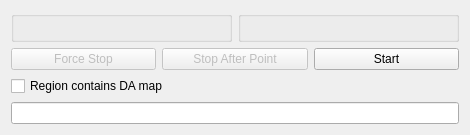
<?xml version="1.0" encoding="UTF-8"?>
<ui version="4.0">
 <class>Form</class>
 <widget class="QWidget" name="Form">
  <property name="geometry">
   <rect>
    <x>0</x>
    <y>0</y>
    <width>470</width>
    <height>122</height>
   </rect>
  </property>
  <property name="windowTitle">
   <string>Setup Scan Axes</string>
  </property>
  <layout class="QVBoxLayout" name="verticalLayout">
   <item>
    <layout class="QHBoxLayout" name="horizontalLayout_4">
     <item>
      <widget class="SingleMotorSetup" name="motor1"/>
     </item>
     <item>
      <widget class="SingleMotorSetup" name="motor2"/>
     </item>
    </layout>
   </item>
   <item>
    <layout class="QHBoxLayout" name="horizontalLayout_3">
     <item>
      <widget class="QPushButton" name="stop_btn">
       <property name="enabled">
        <bool>false</bool>
       </property>
       <property name="text">
        <string>Force Stop</string>
       </property>
      </widget>
     </item>
     <item>
      <widget class="QPushButton" name="stop_point_btn">
       <property name="enabled">
        <bool>false</bool>
       </property>
       <property name="text">
        <string>Stop After Point</string>
       </property>
      </widget>
     </item>
     <item>
      <widget class="QPushButton" name="start_btn">
       <property name="text">
        <string>Start</string>
       </property>
      </widget>
     </item>
    </layout>
   </item>
   <item>
    <widget class="QCheckBox" name="damap_check">
     <property name="text">
      <string>Region contains DA map</string>
     </property>
    </widget>
   </item>
   <item>
    <widget class="QLineEdit" name="line"/>
   </item>
  </layout>
 </widget>
 <customwidgets>
  <customwidget>
   <class>SingleMotorSetup</class>
   <extends>QGroupBox</extends>
   <header>scanwidgets</header>
   <container>1</container>
  </customwidget>
 </customwidgets>
 <resources/>
 <connections/>
</ui>
